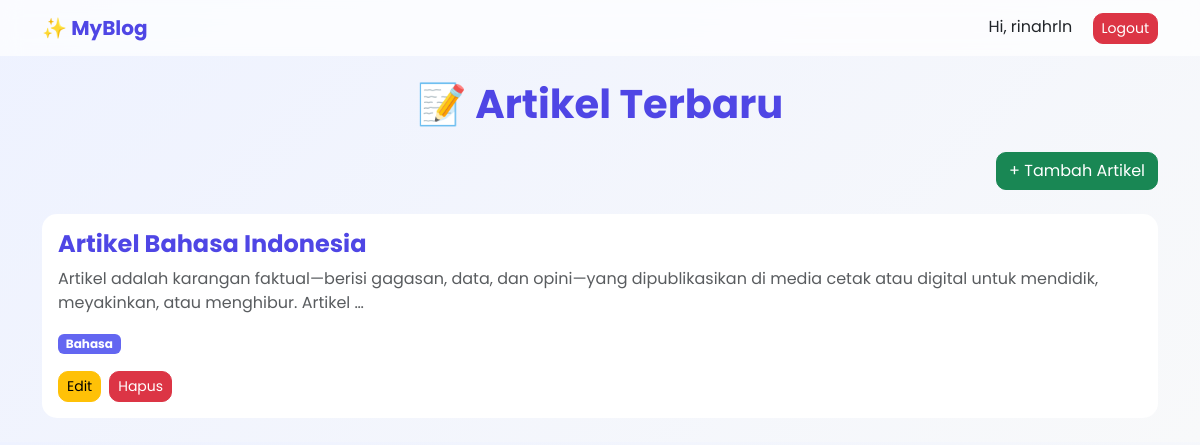
The app's page / (signed in) with its own data.
### blog/models.py (models this page shows, shortened)
class ArtikelBlog(models.Model):
    judul = models.CharField(max_length=200)
    isi = models.TextField()
    kategori = models.ForeignKey(Kategori, on_delete=models.CASCADE)
    created_at = models.DateTimeField(auto_now_add=True)
    created_by = models.ForeignKey(User, on_delete=models.CASCADE)

class Kategori(models.Model):
    name = models.CharField(max_length=100)
    created_at = models.DateTimeField(auto_now_add=True)
    created_by = models.ForeignKey(User, on_delete=models.CASCADE)

### blog/views.py (the view)
# urls.py: path('', home),
def home(request):
    data_artikel = ArtikelBlog.objects.all()
    return render(request, 'home.html', {'artikel': data_artikel})

### blog/templates/home.html (shortened to what this page needs)
<!DOCTYPE html>
<html>
<head>
    <link href="https://cdn.jsdelivr.net/npm/bootstrap@5.3.0/dist/css/bootstrap.min.css" rel="stylesheet">
</head>
<body>
<nav class="navbar navbar-expand-lg sticky-top">
<div class="container">
    <span class="navbar-brand fw-bold" style="color:#4f46e5;">✨ MyBlog</span>
    <div>
        {% if user.is_authenticated %}
            <span class="me-3">Hi, {{ user.username }}</span>
            <form action="/logout/" method="post" style="display:inline;">
                <button class="btn btn-danger btn-sm">Logout</button>
            </form>
        {% else %}
            <a href="/login/" class="btn btn-primary btn-sm">Login</a>
            <a href="/register/" class="btn btn-secondary btn-sm">Register</a>
        {% endif %}
    </div>
</div>
</nav>
<div class="container mt-4">
<h1 class="text-center mb-4 fw-bold" style="color:#4f46e5;">
    📝 Artikel Terbaru
</h1>
<div class="text-end mb-4">
    <a href="/tambah/" class="btn btn-success">+ Tambah Artikel</a>
</div>
{% for a in artikel %}
<div class="card mb-4 border-0">
    <div class="card-body">
        <h4 class="fw-bold">
            <a href="/detail/{{ a.id }}/">{{ a.judul }}</a>
        </h4>
        <p class="text-muted">{{ a.isi|truncatewords:20 }}</p>
        <span class="badge" style="background:#6366f1;">
            {{ a.kategori.name }}
        </span>
        {% if user.is_authenticated %}
        <div class="mt-3 d-flex gap-2">
            <a href="/edit/{{ a.id }}/" class="btn btn-warning btn-sm">Edit</a>
            <a href="/hapus/{{ a.id }}/" class="btn btn-danger btn-sm"
               onclick="return confirm('Yakin mau hapus?')">Hapus</a>
        </div>
        {% endif %}
    </div>
</div>
{% endfor %}
</div>
</body>
</html>

### blog/templates/home.html (style rules this page uses)
body { font-family: 'Poppins', sans-serif; background: linear-gradient(135deg, #eef2ff, #f8f9fa); }
.navbar { backdrop-filter: blur(10px); background: rgba(255,255,255,0.7); }
.card { border-radius: 15px; transition: 0.3s; }
.btn { border-radius: 10px; transition: 0.3s; }
a { text-decoration: none; color: #4f46e5; }

### records on screen
ArtikelBlog: judul "Artikel Bahasa Indonesia", isi "Artikel adalah karangan faktual—berisi gagasan, data, dan opini—yang dipublikasikan di media cetak atau digital untuk mendidik, meyakinkan, atau menghibur. Artikel …", kategori.name "Bahasa"

### other values on screen
{{ user.username }} "rinahrln"
